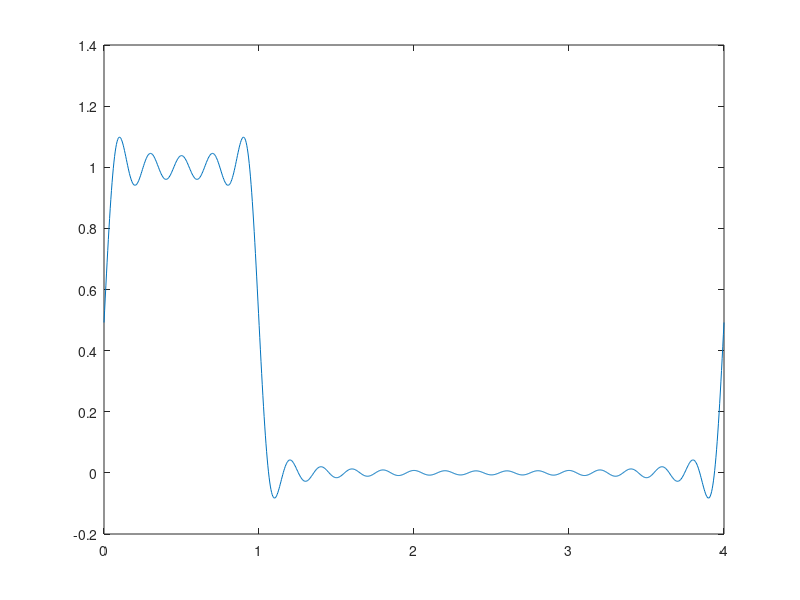
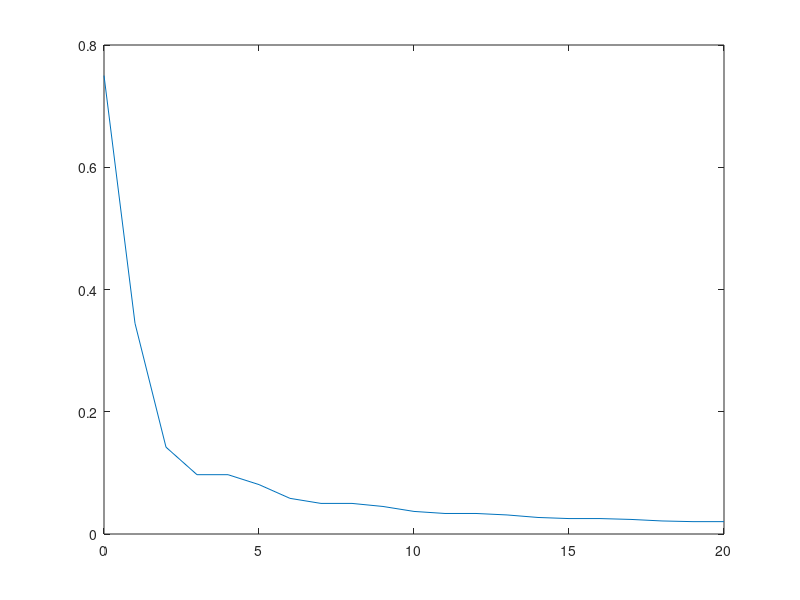
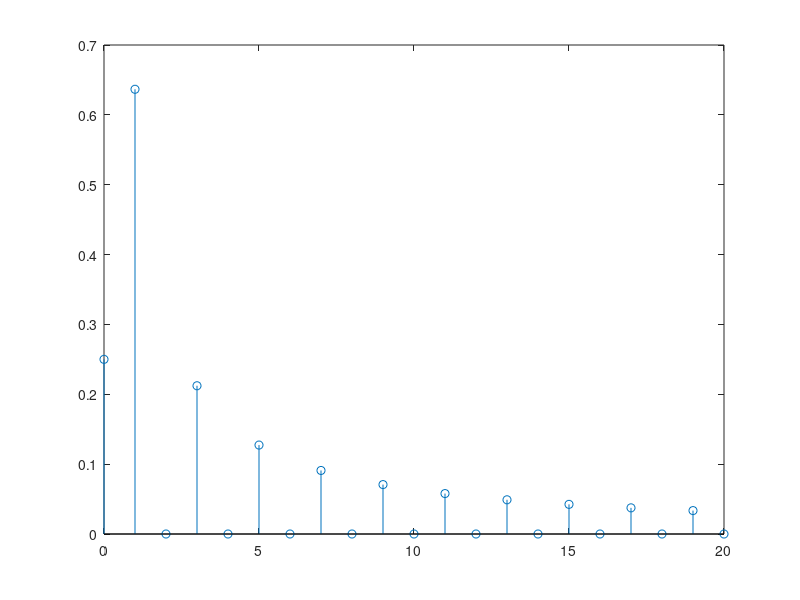

Recreate these plots in MATLAB, in order.
clear all
close all
d=0.25;
N=20;
T=4;
P=1000;
t=linspace(0,T,P);
w0=2*pi/T;
tau=d*T;
a0=d;
x=a0;
A=a0;
e2=tau-a0^2*T;
for n=1:N
    an=1/(pi*n)*sin(w0*n*tau);
    bn=1/(pi*n)*(cos(w0*n*tau)-1);
    %x=X+Xn*(exp(j*w0*n*t)+exp(-j*w0*n*t));
    x=x+an*cos(w0*n*t)-bn*sin(w0*n*t);
    A(n+1)=2*an;
    plot(t,x)
    e2(n+1)=e2(n)-an^2*T/2-bn^2*T/2;
end
figure()
plot(0:N,e2)
figure
stem(0:N,abs(A))
